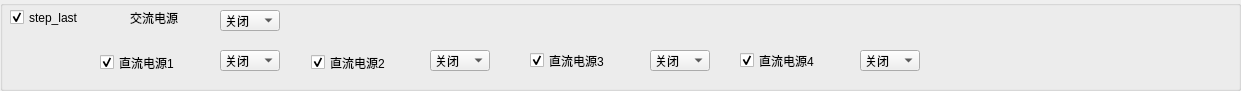
  <widget class="QGroupBox" name="groupBox_11">
   <property name="geometry">
    <rect>
     <x>0</x>
     <y>780</y>
     <width>1241</width>
     <height>91</height>
    </rect>
   </property>
   <property name="title">
    <string/>
   </property>
   <widget class="QComboBox" name="comboBox_S_End_DC4">
    <property name="geometry">
     <rect>
      <x>860</x>
      <y>50</y>
      <width>60</width>
      <height>21</height>
     </rect>
    </property>
    <item>
     <property name="text">
      <string>关闭</string>
     </property>
    </item>
    <item>
     <property name="text">
      <string>开启</string>
     </property>
    </item>
   </widget>
   <widget class="QComboBox" name="comboBox_S_End_AC">
    <property name="geometry">
     <rect>
      <x>220</x>
      <y>10</y>
      <width>60</width>
      <height>21</height>
     </rect>
    </property>
    <item>
     <property name="text">
      <string>关闭</string>
     </property>
    </item>
    <item>
     <property name="text">
      <string>开启</string>
     </property>
    </item>
   </widget>
   <widget class="QCheckBox" name="checkBox_S_End">
    <property name="geometry">
     <rect>
      <x>10</x>
      <y>7</y>
      <width>111</width>
      <height>21</height>
     </rect>
    </property>
    <property name="text">
     <string>step_last</string>
    </property>
    <property name="checked">
     <bool>true</bool>
    </property>
   </widget>
   <widget class="QLabel" name="label_8">
    <property name="geometry">
     <rect>
      <x>130</x>
      <y>10</y>
      <width>81</width>
      <height>16</height>
     </rect>
    </property>
    <property name="text">
     <string>交流电源</string>
    </property>
   </widget>
   <widget class="QComboBox" name="comboBox_S_End_DC1">
    <property name="geometry">
     <rect>
      <x>220</x>
      <y>50</y>
      <width>60</width>
      <height>21</height>
     </rect>
    </property>
    <item>
     <property name="text">
      <string>关闭</string>
     </property>
    </item>
    <item>
     <property name="text">
      <string>开启</string>
     </property>
    </item>
   </widget>
   <widget class="QComboBox" name="comboBox_S_End_DC3">
    <property name="geometry">
     <rect>
      <x>650</x>
      <y>50</y>
      <width>60</width>
      <height>21</height>
     </rect>
    </property>
    <item>
     <property name="text">
      <string>关闭</string>
     </property>
    </item>
    <item>
     <property name="text">
      <string>开启</string>
     </property>
    </item>
   </widget>
   <widget class="QCheckBox" name="checkBox_S_End_DC2">
    <property name="geometry">
     <rect>
      <x>311</x>
      <y>52</y>
      <width>111</width>
      <height>21</height>
     </rect>
    </property>
    <property name="text">
     <string>直流电源2</string>
    </property>
    <property name="checked">
     <bool>true</bool>
    </property>
   </widget>
   <widget class="QCheckBox" name="checkBox_S_End_DC3">
    <property name="geometry">
     <rect>
      <x>530</x>
      <y>50</y>
      <width>111</width>
      <height>21</height>
     </rect>
    </property>
    <property name="text">
     <string>直流电源3</string>
    </property>
    <property name="checked">
     <bool>true</bool>
    </property>
   </widget>
   <widget class="QCheckBox" name="checkBox_S_End_DC4">
    <property name="geometry">
     <rect>
      <x>740</x>
      <y>50</y>
      <width>121</width>
      <height>21</height>
     </rect>
    </property>
    <property name="text">
     <string>直流电源4</string>
    </property>
    <property name="checked">
     <bool>true</bool>
    </property>
   </widget>
   <widget class="QComboBox" name="comboBox_S_End_DC2">
    <property name="geometry">
     <rect>
      <x>430</x>
      <y>50</y>
      <width>60</width>
      <height>21</height>
     </rect>
    </property>
    <item>
     <property name="text">
      <string>关闭</string>
     </property>
    </item>
    <item>
     <property name="text">
      <string>开启</string>
     </property>
    </item>
   </widget>
   <widget class="QCheckBox" name="checkBox_S_End_DC1">
    <property name="geometry">
     <rect>
      <x>100</x>
      <y>52</y>
      <width>121</width>
      <height>21</height>
     </rect>
    </property>
    <property name="text">
     <string>直流电源1</string>
    </property>
    <property name="checked">
     <bool>true</bool>
    </property>
   </widget>
  </widget>
